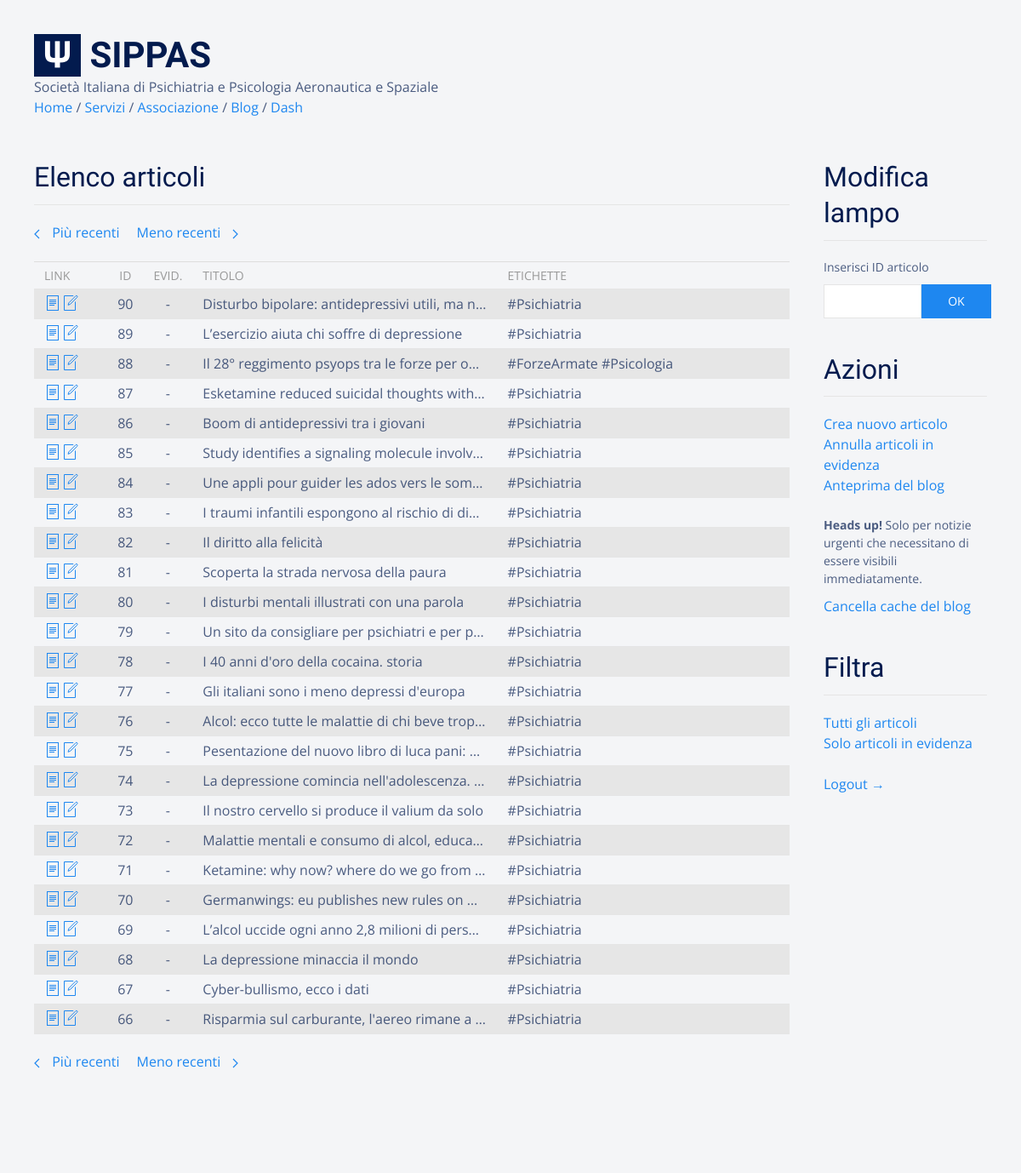
The app's page /blog/dashboard/next/offset/91 (signed in) with its own data.
### tables this page shows
CREATE TABLE "posts" (
  "id" integer NOT NULL,
  "title" text,
  "body" TEXT,
  "teaser" text,
  "tags" TEXT,
  "is_sticky" integer,
  "author" text,
  "created_at" TEXT,
  "updated_at" text,
  "published_at" TEXT,
  PRIMARY KEY ("id")
);

### flaskApp/blueprints/blog/routes.py (the view)
@bp_blog.route("/dashboard/next/offset/<int:id>")
@login_required
@has_role(["author", "editor", "admin"])
def dashboard_next(id):
  form = PostQuickEdit()
  if form.validate_on_submit():
    return redirect(url_for("blog.edit_post", id=form.id.data))
  posts = query_db("SELECT * FROM posts WHERE id < ? ORDER BY id DESC LIMIT ?", [ id, DASHBOARD_PAGE_SIZE ])
  if posts == []: return redirect(url_for('blog.dashboard'))
  return render_template("blog/dashboard.html", posts=posts, form=form)

### flaskApp/blueprints/blog/forms.py
class PostQuickEdit(FlaskForm):
  id = IntegerField(
    label = "Id dell'articolo"
  )

### flaskApp/__init__.py (called while the page is built)
@app.after_request
def after_request(response):
  if request.path != "/":
    response.set_cookie("sippas_cookie_consent", value="set",  expires=datetime.datetime.now() + datetime.timedelta(days=365))
  return response

### flaskApp/blueprints/users/models.py (called while the page is built)
  @login_manager.user_loader
  def load_user(id):
    user = query_db("SELECT * FROM users WHERE id = ?", [id], one=True)
    if user:
        return User(**user)
    else:
        return None

### flaskApp/db/sqlite.py (called while the page is built)
def dict_factory(cursor, row):
  d = {}
  for idx, col in enumerate(cursor.description):
    d[col[0]] = row[idx]
  return d

def get_db():
  if "db" not in g:
    g.db = sqlite3.connect(
      db_path,
      detect_types=sqlite3.PARSE_DECLTYPES,
      isolation_level="DEFERRED"
    )
    g.db.cursor().execute("PRAGMA journal_mode=WAL")
    g.db.row_factory = dict_factory
  return g.db

def query_db(query, args=(), one=False):
  with closing(get_db().cursor().execute(query, args)) as cur:
    rv = cur.fetchall()
    return (rv[0] if rv else None) if one else rv

### flaskApp/blueprints/blog/templates/blog/dashboard.html (shortened to what this page needs)
{% extends 'base.html' %}
{% from "_formhelpers.html" import render_field %}
{% block content %}
<div class="uk-section">
  <div class="uk-grid uk-margin-large-bottom">
    <div class="uk-width-4-5@m">
      <h2 class="uk-heading-divider">Elenco articoli</h2>
      {% if show_pagination | default(True) %}
      <div class="uk-margin-bottom">
        <ul class="uk-pagination uk-margin-remove-bottom">
          <li>
            <a href="{{ url_for('blog.dashboard_prev', id=posts[0].id) }}" class="pagination-previous">
              <span class="uk-margin-small-right" uk-pagination-previous></span> Più recenti
            </a>
          </li>
          <li>
            <a href="{{ url_for('blog.dashboard_next', id=posts[-1].id) }}" class="pagination-next">
              Meno recenti <span class="uk-margin-small-left" uk-pagination-next></span>
            </a>
          </li>
        </ul>
      </div>
      {% endif %}
      <table class="uk-table uk-table-small uk-table-striped uk-margin-remove-top">
        <thead>
          <tr>
            <th style="width:10%">LINK</th>
            <th class="uk-visible@s uk-text-center" style="width:3%">Id</th>
            <th class="uk-visible@s uk-text-center" style="width:3%">Evid.</th>
            <th style="width:43%">Titolo</th>
            <th class="uk-visible@m" style="width:42%">Etichette</th>
          </tr>
        </thead>
        <tbody>
          {% for p in posts %}
          <tr>
            <td>
              <a href="{{ url_for('blog.view_post', id=p.id) }}"><span uk-icon="file-text"></span></a><a
                href="{{ url_for('blog.edit_post', id=p.id) }}"><span uk-icon="file-edit"></span></a>
            </td>
            <td class="uk-text-center uk-visible@s">
              {{ p.id }}
            </td>
            <td class="uk-text-center uk-visible@s">
              {% if p.is_sticky %}
              <span class="uk-margin-small-right" uk-icon="check"></span>
              {% else %}
              <span>-</span>
              {% endif %}
            </td>
            <td class="uk-text-truncate">
              {{ p.title | capitalize }}
            </td>
            <td class="uk-text-truncate uk-visible@m">
              {{ p.tags }}
            </td>
          </tr>
          {% else %}
          <tr>
            <td class="uk-text-muted uk-text-small uk-text-center" colspan="4" style="font-style: italic">
              nessun articolo trovato
            </td>
          </tr>
          {% endfor %}
        </tbody>
      </table>
      {% if show_pagination | default(True) %}
        <div class="uk-margin-top">
          <ul class="uk-pagination">
            <li>
              <a href="{{ url_for('blog.dashboard_prev', id=posts[0].id) }}" class="pagination-previous">
                <span class="uk-margin-small-right" uk-pagination-previous></span> Più recenti
              </a>
            </li>
            <li>
              <a href="{{ url_for('blog.dashboard_next', id=posts[-1].id) }}" class="pagination-next">
                Meno recenti <span class="uk-margin-small-left" uk-pagination-next></span>
              </a>
            </li>
          </ul>
        </div>
      {% endif %}
    </div>
    <div class="uk-width-expand">
      <div class=" uk-margin-medium-bottom">
        <h2 class="uk-heading-divider">Modifica lampo</h2>
        <span class="uk-text-small">Inserisci ID articolo</span>
        <form method="post" class="uk-grid uk-grid-small uk-grid-collapse uk-margin-small-top">
          <div class="uk-width-3-5">
            {{ form.id(class="uk-input") }}
          </div>
          <div class="uk-width-1-5">
            <button class="uk-button uk-button-primary" type="submit">ok</button>
          </div>
        </form>
      </div>
      <div class=" uk-margin-medium-bottom">
        <h2 class="uk-heading-divider">Azioni</h2>
        <a href="{{ url_for('blog.create_post') }}">Crea nuovo articolo</a><br>
        <a href="{{ url_for('blog.reset_stickies') }}">Annulla articoli in evidenza</a><br>
        <a href="{{ url_for('blog.blog_preview') }}">Anteprima del blog</a><br><br>
        <span class="uk-text-small"><b>Heads up!</b> Solo per notizie urgenti che necessitano di essere visibili immediatamente.</span>
        <div class="uk-margin-small-top"></siv><a href="{{ url_for('blog.clear_cache') }}">Cancella cache del blog</a></div>
      </div>
      <div class=" uk-margin-medium-bottom">
        <h2 class="uk-heading-divider">Filtra</h2>
        <a href="{{ url_for('blog.dashboard') }}">Tutti gli articoli</a><br>
        <a href="{{ url_for('blog.dashboard_sticky') }}">Solo articoli in evidenza</a><br><br>
        <a href="{{ url_for('users.logout') }}">Logout &rarr;</a>
      </div>
    </div>
  </div>
</div>
{% endblock %}

### flaskApp/static/css/main.css (style rules this page uses)
html { font-family: 'Open Sans', sans-serif; font-size: 16px; font-weight: normal; line-height: 1.5; background: #f4f5f7; color: rgba(3,27,78,0.7); }
h1, .uk-h1, h2, .uk-h2, h3, .uk-h3, h4, .uk-h4, h5, .uk-h5, h6, .uk-h6 { font-family: 'Yanone Kaffeesatz', sans-serif; margin: 0 0 20px 0; font-weight: normal; color: #031b4e; text-transform: none; }
li { margin-bottom: 2px; }
thead tr th { border-top: 1px solid #ddd; }
.uk-section { padding: 0px; padding-top: 30px; }
.uk-table-striped tbody tr:nth-of-type(odd), .uk-table-striped>tr:nth-of-type(odd), .uk-list-striped>li:nth-of-type(odd) { background: #e6e6e6; }
.uk-table-small td, .uk-table-small th { padding: 6px 12px; }
.uk-pagination>*>* { color: #1e87f0; }

### records on screen
posts: id "90", title "Disturbo bipolare: antidepressivi utili, ma n…", tags "#Psichiatria"
posts: id "89", title "L’esercizio aiuta chi soffre di depressione", tags "#Psichiatria"
posts: id "88", title "Il 28° reggimento psyops tra le forze per o…", tags "#ForzeArmate #Psicologia"
posts: id "87", title "Esketamine reduced suicidal thoughts with…", tags "#Psichiatria"
posts: id "86", title "Boom di antidepressivi tra i giovani", tags "#Psichiatria"
posts: id "85", title "Study identifies a signaling molecule involv…", tags "#Psichiatria"
posts: id "84", title "Une appli pour guider les ados vers le som…", tags "#Psichiatria"
posts: id "83", title "I traumi infantili espongono al rischio di di…", tags "#Psichiatria"
posts: id "82", title "Il diritto alla felicità", tags "#Psichiatria"
posts: id "81", title "Scoperta la strada nervosa della paura", tags "#Psichiatria"
posts: id "80", title "I disturbi mentali illustrati con una parola", tags "#Psichiatria"
posts: id "79", title "Un sito da consigliare per psichiatri e per p…", tags "#Psichiatria"
posts: id "78", title "I 40 anni d'oro della cocaina. storia", tags "#Psichiatria"
posts: id "77", title "Gli italiani sono i meno depressi d'europa", tags "#Psichiatria"
posts: id "76", title "Alcol: ecco tutte le malattie di chi beve trop…", tags "#Psichiatria"
posts: id "75", title "Pesentazione del nuovo libro di luca pani:…", tags "#Psichiatria"
posts: id "74", title "La depressione comincia nell'adolescenza.…", tags "#Psichiatria"
posts: id "73", title "Il nostro cervello si produce il valium da solo", tags "#Psichiatria"
posts: id "72", title "Malattie mentali e consumo di alcol, educa…", tags "#Psichiatria"
posts: id "71", title "Ketamine: why now? where do we go from…", tags "#Psichiatria"
posts: id "70", title "Germanwings: eu publishes new rules on…", tags "#Psichiatria"
posts: id "69", title "L’alcol uccide ogni anno 2,8 milioni di pers…", tags "#Psichiatria"
posts: id "68", title "La depressione minaccia il mondo", tags "#Psichiatria"
posts: id "67", title "Cyber-bullismo, ecco i dati", tags "#Psichiatria"
posts: id "66", title "Risparmia sul carburante, l'aereo rimane a…", tags "#Psichiatria"
